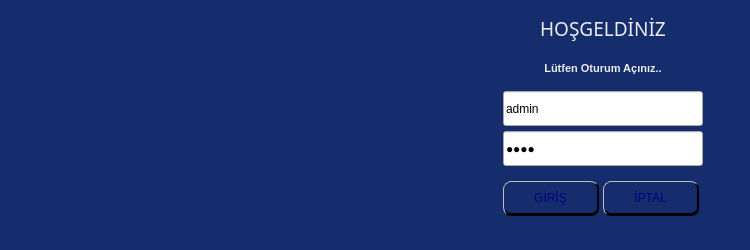
<?xml version="1.0" encoding="UTF-8"?>
<ui version="4.0">
 <class>auth_form</class>
 <widget class="QDialog" name="auth_form">
  <property name="geometry">
   <rect>
    <x>0</x>
    <y>0</y>
    <width>750</width>
    <height>250</height>
   </rect>
  </property>
  <property name="windowTitle">
   <string>Oturum Açma Paneli</string>
  </property>
  <property name="styleSheet">
   <string notr="true">*#auth_form{
background-color: #162D6D;
}
QPushButton {
	background-color: qlineargradient(x1:0, y1:0, x2:0, y2:1,
                                      stop:0 #dcdcdd, stop: 0.5 #acacac,
                                      stop: 0.6 #959595, stop:1 #828282);
    color: #00007f;
	
    font-family: '', sans-serif;
	font: 10pt &quot;&quot;;
	font: 900 9pt &quot;&quot;;
	font: 9pt &quot;&quot;;
	font: 700 10pt &quot;DaytonaPro&quot;;
    
    font-size: 12px;
    border-radius: 8px;
	border-top: 1px solid #C0C0C0;
    border-left: 1px solid #C0C0C0;
    border-right: 2px solid #000;  /* Sağ gölge kalınlığı */
    border-bottom: 3px solid #000; /* Alt gölge kalınlığı */
    
    margin-right: 4px; /* Gölgenin kesilmemesi için alan bırakıyoruz */
    margin-bottom: 5px;
    
}
/* Üzerine gelince gölge rengini biraz açabiliriz */
QPushButton:hover {
	background-color: qlineargradient(x1:0, y1:0, x2:0, y2:1,
                                      stop:0 #dcdcdd, stop: 0.5 #acacac,
                                      stop: 0.6 #959595, stop:1 #828282);
    border-right: 4px solid #A9A9A9;
    border-bottom: 5px solid #808080;
	margin-top: 2px;
}
QPushButton#btn_login:hover {color:#007900;}
QPushButton#btn_cancel:hover {color:#b10000;}

/* Basıldığında gölgeler küçülmeli ki buton çökmüş görünsün */
QPushButton:pressed {
    color: #ffaa00;
    border: 2px solid #ffffff;  /* Sağ gölge kaybolur */      
    margin-top: 4px;    /* Butonu fiziksel olarak aşağı kaydırır */
    margin-left: 2px;   /* Butonu fiziksel olarak sağa kaydırır */
    margin-bottom: 1px;
    margin-right: 2px;
    padding-top: 8px;  /* Metni buton içinde aşağı kaydırır */
}

/*QPushButton#btn_login {
background-color: green;
font: 12pt &quot;Century Gothic&quot;;
font-weight: bold;
}
QPushButton#btn_cancel {
background-color: red;
font: 12pt &quot;Century Gothic&quot;;
font-weight: bold;
}*/

QLineEdit {
font: 11pt &quot;Century Gothic&quot;;
}

QLabel{
color:#ebebeb;
}




</string>
  </property>
  <property name="sizeGripEnabled">
   <bool>false</bool>
  </property>
  <property name="modal">
   <bool>false</bool>
  </property>
  <layout class="QGridLayout" name="gridLayout_6">
   <item row="0" column="1">
    <widget class="QFrame" name="frame">
     <property name="maximumSize">
      <size>
       <width>280</width>
       <height>16777215</height>
      </size>
     </property>
     <property name="frameShape">
      <enum>QFrame::Shape::NoFrame</enum>
     </property>
     <property name="frameShadow">
      <enum>QFrame::Shadow::Plain</enum>
     </property>
     <layout class="QGridLayout" name="gridLayout_2">
      <property name="leftMargin">
       <number>0</number>
      </property>
      <property name="topMargin">
       <number>0</number>
      </property>
      <property name="rightMargin">
       <number>0</number>
      </property>
      <property name="bottomMargin">
       <number>0</number>
      </property>
      <property name="spacing">
       <number>0</number>
      </property>
      <item row="0" column="0">
       <layout class="QGridLayout" name="gridLayout">
        <property name="horizontalSpacing">
         <number>0</number>
        </property>
        <property name="verticalSpacing">
         <number>5</number>
        </property>
        <item row="2" column="0" colspan="2" alignment="Qt::AlignmentFlag::AlignHCenter">
         <widget class="QLineEdit" name="txt_user">
          <property name="sizePolicy">
           <sizepolicy hsizetype="Fixed" vsizetype="Fixed">
            <horstretch>0</horstretch>
            <verstretch>0</verstretch>
           </sizepolicy>
          </property>
          <property name="minimumSize">
           <size>
            <width>200</width>
            <height>35</height>
           </size>
          </property>
          <property name="maximumSize">
           <size>
            <width>200</width>
            <height>16777215</height>
           </size>
          </property>
          <property name="text">
           <string>admin</string>
          </property>
          <property name="placeholderText">
           <string>Kullanıcı Adı ...</string>
          </property>
         </widget>
        </item>
        <item row="1" column="0" colspan="2">
         <widget class="QLabel" name="lbl_login">
          <property name="sizePolicy">
           <sizepolicy hsizetype="Preferred" vsizetype="Preferred">
            <horstretch>0</horstretch>
            <verstretch>0</verstretch>
           </sizepolicy>
          </property>
          <property name="minimumSize">
           <size>
            <width>0</width>
            <height>35</height>
           </size>
          </property>
          <property name="font">
           <font>
            <family>Microsoft Sans Serif</family>
            <pointsize>8</pointsize>
            <italic>false</italic>
            <bold>true</bold>
           </font>
          </property>
          <property name="text">
           <string>Lütfen Oturum Açınız..</string>
          </property>
          <property name="alignment">
           <set>Qt::AlignmentFlag::AlignCenter</set>
          </property>
         </widget>
        </item>
        <item row="3" column="0" colspan="2" alignment="Qt::AlignmentFlag::AlignHCenter">
         <widget class="QLineEdit" name="txt_pass">
          <property name="sizePolicy">
           <sizepolicy hsizetype="Fixed" vsizetype="Fixed">
            <horstretch>0</horstretch>
            <verstretch>0</verstretch>
           </sizepolicy>
          </property>
          <property name="minimumSize">
           <size>
            <width>200</width>
            <height>35</height>
           </size>
          </property>
          <property name="maximumSize">
           <size>
            <width>200</width>
            <height>16777215</height>
           </size>
          </property>
          <property name="text">
           <string>1234</string>
          </property>
          <property name="echoMode">
           <enum>QLineEdit::EchoMode::Password</enum>
          </property>
          <property name="placeholderText">
           <string>Şifre ...</string>
          </property>
         </widget>
        </item>
        <item row="0" column="0" colspan="2">
         <widget class="QLabel" name="lbl_welcome">
          <property name="sizePolicy">
           <sizepolicy hsizetype="Preferred" vsizetype="Preferred">
            <horstretch>0</horstretch>
            <verstretch>0</verstretch>
           </sizepolicy>
          </property>
          <property name="minimumSize">
           <size>
            <width>0</width>
            <height>35</height>
           </size>
          </property>
          <property name="font">
           <font>
            <family>Grenada</family>
            <pointsize>14</pointsize>
            <italic>false</italic>
            <bold>false</bold>
           </font>
          </property>
          <property name="text">
           <string>HOŞGELDİNİZ</string>
          </property>
          <property name="alignment">
           <set>Qt::AlignmentFlag::AlignCenter</set>
          </property>
         </widget>
        </item>
        <item row="5" column="1">
         <widget class="QPushButton" name="btn_cancel">
          <property name="sizePolicy">
           <sizepolicy hsizetype="Preferred" vsizetype="Preferred">
            <horstretch>0</horstretch>
            <verstretch>0</verstretch>
           </sizepolicy>
          </property>
          <property name="minimumSize">
           <size>
            <width>100</width>
            <height>40</height>
           </size>
          </property>
          <property name="maximumSize">
           <size>
            <width>100</width>
            <height>400</height>
           </size>
          </property>
          <property name="text">
           <string>İPTAL</string>
          </property>
         </widget>
        </item>
        <item row="5" column="0">
         <widget class="QPushButton" name="btn_login">
          <property name="sizePolicy">
           <sizepolicy hsizetype="Preferred" vsizetype="Preferred">
            <horstretch>0</horstretch>
            <verstretch>0</verstretch>
           </sizepolicy>
          </property>
          <property name="minimumSize">
           <size>
            <width>100</width>
            <height>40</height>
           </size>
          </property>
          <property name="maximumSize">
           <size>
            <width>100</width>
            <height>400</height>
           </size>
          </property>
          <property name="styleSheet">
           <string notr="true"/>
          </property>
          <property name="text">
           <string>GİRİŞ</string>
          </property>
         </widget>
        </item>
        <item row="4" column="0">
         <spacer name="verticalSpacer">
          <property name="orientation">
           <enum>Qt::Orientation::Vertical</enum>
          </property>
          <property name="sizeType">
           <enum>QSizePolicy::Policy::Fixed</enum>
          </property>
          <property name="sizeHint" stdset="0">
           <size>
            <width>20</width>
            <height>10</height>
           </size>
          </property>
         </spacer>
        </item>
       </layout>
      </item>
     </layout>
    </widget>
   </item>
   <item row="0" column="0" rowspan="2">
    <widget class="QWidget" name="logo_wid" native="true">
     <property name="sizePolicy">
      <sizepolicy hsizetype="Preferred" vsizetype="Preferred">
       <horstretch>0</horstretch>
       <verstretch>0</verstretch>
      </sizepolicy>
     </property>
     <property name="minimumSize">
      <size>
       <width>450</width>
       <height>0</height>
      </size>
     </property>
     <property name="maximumSize">
      <size>
       <width>450</width>
       <height>16777215</height>
      </size>
     </property>
     <property name="styleSheet">
      <string notr="true">
</string>
     </property>
     <layout class="QGridLayout" name="gridLayout_5"/>
    </widget>
   </item>
  </layout>
 </widget>
 <resources>
  <include location="../icons/resource.qrc"/>
 </resources>
 <connections/>
</ui>
